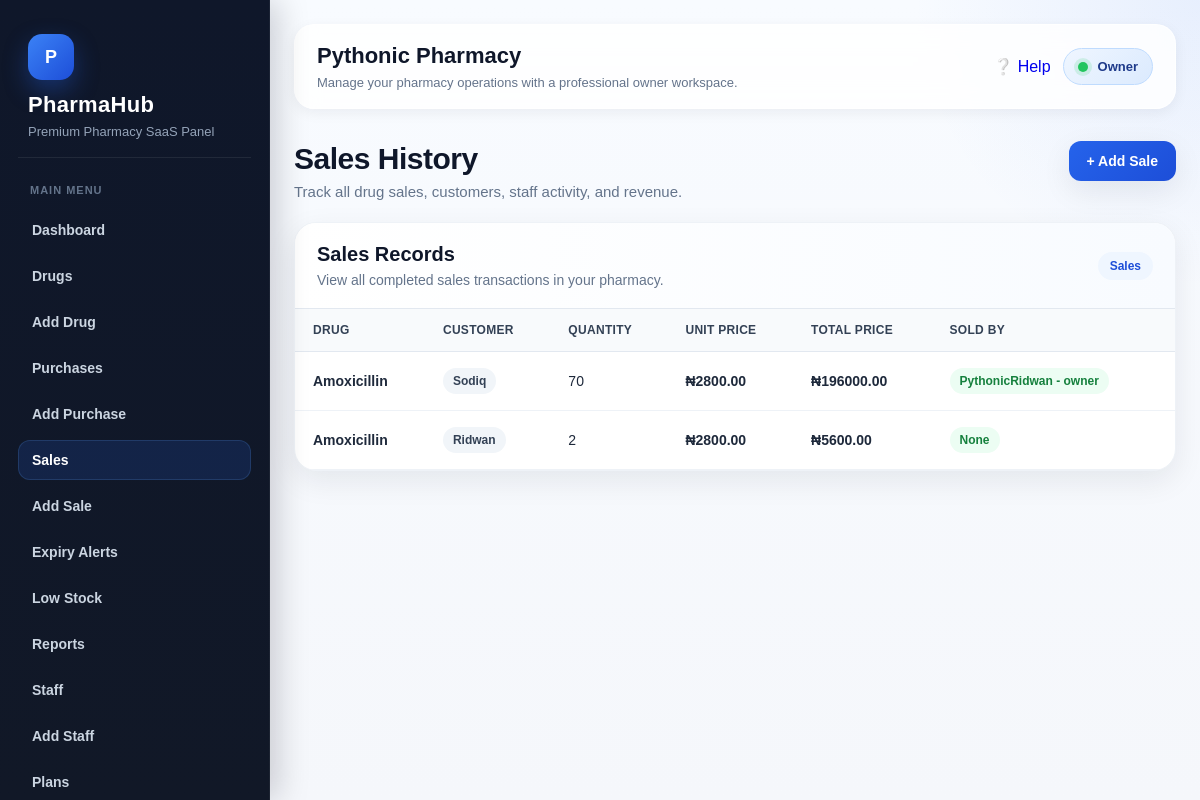
Before: /sales/ (signed in) with the older database file.
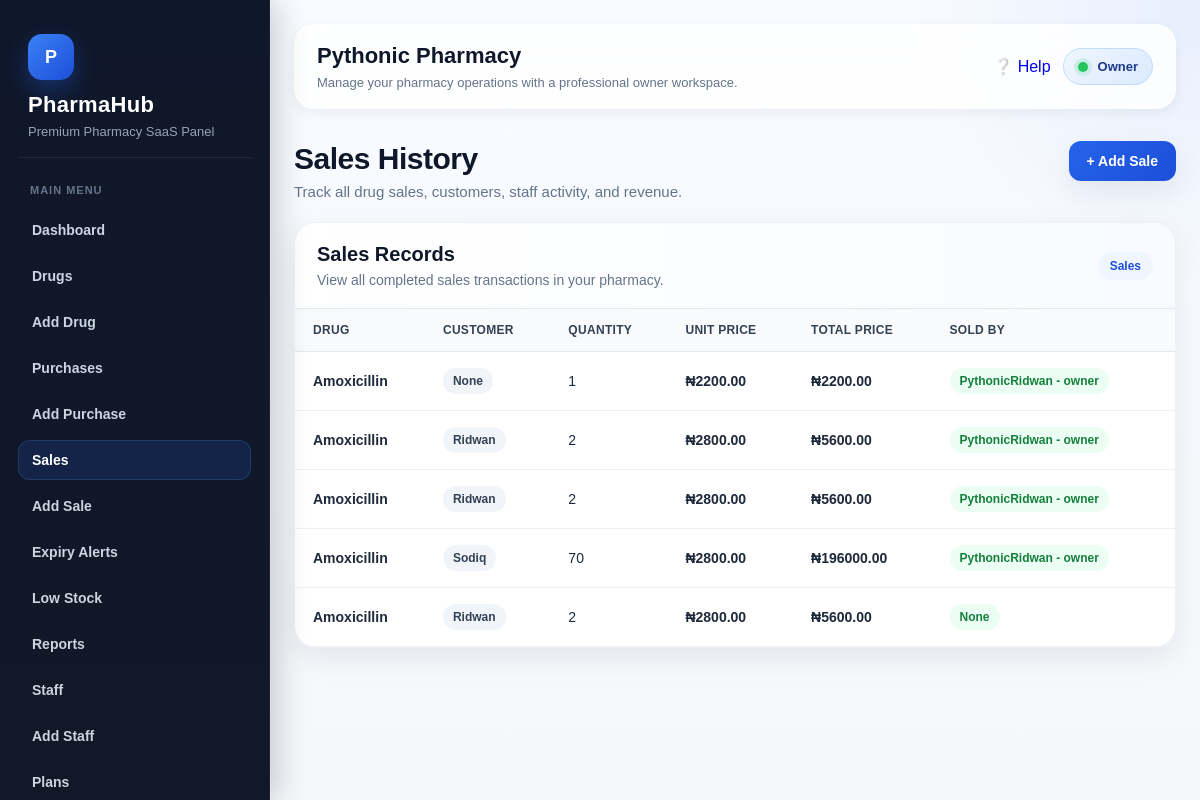
After: the same page with the newer database file.
### accounts/models.py (models this page shows, shortened)
class User(AbstractUser):
    ROLE_CHOICES = (
        ('owner', 'Owner'),
        ('admin', 'Admin'),
        ('pharmacist', 'Pharmacist'),
        ('cashier', 'Cashier'),
        ('staff', 'Staff'),
    )
    pharmacy = models.ForeignKey(
        Pharmacy,
        on_delete=models.CASCADE,
        related_name='users',
        null=True,
        blank=True
    )
    role = models.CharField(max_length=20, choices=ROLE_CHOICES, default='staff')
    def __str__(self):
        return f"{self.username} - {self.role}"

### pharmacies/models.py (models this page shows, shortened)
class Pharmacy(models.Model):
    name = models.CharField(max_length=255)
    email = models.EmailField(unique=True)
    phone = models.CharField(max_length=20, blank=True, null=True)
    address = models.TextField(blank=True, null=True)
    is_active = models.BooleanField(default=True)
    is_suspended_by_owner = models.BooleanField(default=False)
    suspension_reason = models.CharField(max_length=255, blank=True, null=True)
    created_at = models.DateTimeField(auto_now_add=True)
    class Meta:
        ordering = ['name']

### sales/models.py (models this page shows, shortened)
class Sale(models.Model):
    pharmacy = models.ForeignKey(
        Pharmacy,
        on_delete=models.CASCADE,
        related_name='sales'
    )
    drug = models.ForeignKey(
        Drug,
        on_delete=models.CASCADE,
        related_name='sales'
    )
    sold_by = models.ForeignKey(
        settings.AUTH_USER_MODEL,
        on_delete=models.SET_NULL,
        null=True,
        blank=True
    )
    customer_name = models.CharField(max_length=255, blank=True, null=True)
    quantity = models.PositiveIntegerField()
    unit_price = models.DecimalField(max_digits=12, decimal_places=2)
    total_price = models.DecimalField(max_digits=12, decimal_places=2, blank=True, null=True)
    note = models.TextField(blank=True, null=True)
    date = models.DateTimeField(auto_now_add=True)
    class Meta:
        ordering = ['-date']

### drugs/models.py (models this page shows, shortened)
class Drug(models.Model):
    pharmacy = models.ForeignKey(
        Pharmacy,
        on_delete=models.CASCADE,
        related_name='drugs'
    )
    drug_name = models.CharField(max_length=255)
    category = models.CharField(max_length=100, blank=True, null=True)
    batch_number = models.CharField(max_length=100, blank=True, null=True)
    quantity = models.PositiveIntegerField(default=0)
    unit_price = models.DecimalField(max_digits=12, decimal_places=2, default=0.00)
    expiry_date = models.DateField()
    manufacturer = models.CharField(max_length=255, blank=True, null=True)
    created_at = models.DateTimeField(auto_now_add=True)
    class Meta:
        ordering = ['drug_name']

### subscriptions/decorators.py (the view)
    def wrapper(request, *args, **kwargs):
        user = request.user
        if not hasattr(user, 'pharmacy') or user.pharmacy is None:
            messages.error(request, "You are not assigned to any pharmacy.")
            return redirect('dashboard')
        subscription = Subscription.objects.filter(
            pharmacy=user.pharmacy,
            is_current=True
        ).first()
        if subscription is None:
            messages.error(request, "No subscription found. Please choose a plan.")
            return redirect('plan_list')
        today = timezone.now().date()
        if subscription.status in ['trial', 'active']:
            if not subscription.end_date or subscription.end_date >= today:
                return view_func(request, *args, **kwargs)
        messages.error(request, "Your subscription is inactive or expired. Please renew to continue.")
        return redirect('plan_list')

### sales/views.py (called while the page is built)
@login_required
@subscription_required
@pharmacy_active_required
def sale_list(request):
    if not hasattr(request.user, 'pharmacy') or request.user.pharmacy is None:
        messages.error(request, "You are not assigned to any pharmacy.")
        return redirect('dashboard')
    sales = Sale.objects.filter(
        pharmacy=request.user.pharmacy
    ).select_related('drug', 'sold_by')
    return render(request, 'sales/sale_list.html', {'sales': sales})

### templates/sales/sale_list.html (shortened to what this page needs)
{% extends 'base.html' %}
{% block content %}
<div class="page-shell">
    <div class="page-header">
        <div>
            <h2>Sales History</h2>
            <p>Track all drug sales, customers, staff activity, and revenue.</p>
        </div>
        <a href="{% url 'add_sale' %}" class="btn-main">+ Add Sale</a>
    </div>
    <div class="table-card">
        <div class="table-card-header">
            <div>
                <h3>Sales Records</h3>
                <p>View all completed sales transactions in your pharmacy.</p>
            </div>
            <span class="section-pill">Sales</span>
        </div>
        <div class="table-wrap">
            <table class="premium-table">
                <thead>
                    <tr>
                        <th>Drug</th>
                        <th>Customer</th>
                        <th>Quantity</th>
                        <th>Unit Price</th>
                        <th>Total Price</th>
                        <th>Sold By</th>
                        <th>Date</th>
                    </tr>
                </thead>
                <tbody>
                    {% for sale in sales %}
                    <tr>
                        <td class="drug-name">{{ sale.drug.drug_name }}</td>
                        <td><span class="customer-badge">{{ sale.customer_name }}</span></td>
                        <td>{{ sale.quantity }}</td>
                        <td class="amount">₦{{ sale.unit_price }}</td>
                        <td class="amount">₦{{ sale.total_price }}</td>
                        <td><span class="staff-badge">{{ sale.sold_by }}</span></td>
                        <td>{{ sale.date }}</td>
                    </tr>
                    {% empty %}
                    <tr>
                        <td colspan="7" class="empty-state">No sales recorded.</td>
                    </tr>
                    {% endfor %}
                </tbody>
            </table>
        </div>
    </div>
</div>
{% endblock %}

### templates/base.html (shortened to what this page needs)
<!DOCTYPE html>
<html lang="en">
<head>
</head>
<body>
{% if user.is_authenticated %}
    <div class="layout">
        <aside class="sidebar">
            <div class="brand-box">
                <div class="brand-logo">P</div>
                <h1 class="brand-title">PharmaHub</h1>
                <p class="brand-subtitle">Premium Pharmacy SaaS Panel</p>
            </div>
            <div class="nav-section">
                <div class="nav-label">Main Menu</div>
                {% if user.role == 'owner' or user.role == 'staff' or user.role == 'cashier' or user.role == 'pharmacist' %}
                    <a href="{% url 'dashboard' %}">Dashboard</a>
                    <a href="{% url 'drug_list' %}">Drugs</a>
                {% endif %}
                {% if user.role == 'owner' %}
                    <a href="{% url 'add_drug' %}">Add Drug</a>
                    <a href="{% url 'purchase_list' %}">Purchases</a>
                    <a href="{% url 'add_purchase' %}">Add Purchase</a>
                    <a href="{% url 'sale_list' %}">Sales</a>
                    <a href="{% url 'add_sale' %}">Add Sale</a>
                    <a href="{% url 'expiry_alerts' %}">Expiry Alerts</a>
                    <a href="{% url 'low_stock' %}">Low Stock</a>
                    <a href="{% url 'report_home' %}">Reports</a>
                    <a href="{% url 'staff_list' %}">Staff</a>
                    <a href="{% url 'add_staff' %}">Add Staff</a>
                    <a href="{% url 'plan_list' %}">Plans</a>
                {% elif user.role == 'cashier' or user.role == 'pharmacist' or user.role == 'staff' %}
                    <a href="{% url 'sale_list' %}">Sales</a>
                    <a href="{% url 'add_sale' %}">Add Sale</a>
                    <a href="{% url 'purchase_list' %}">Purchases</a>
                    <a href="{% url 'add_purchase' %}">Add Purchase</a>
                {% endif %}
            </div>
        </aside>
        <main class="main">
            <div class="topbar">
                <div class="topbar-content">
                    <div class="topbar-left">
                        <h2>
                            {% if user.pharmacy %}
                                {{ user.pharmacy.name }}
                            {% else %}
                                Dashboard
                            {% endif %}
                        </h2>
                        <p>Manage your pharmacy operations with a professional owner workspace.</p>
                    </div>
                    <div class="topbar-right">
                        {% url 'help' as help_url %}
                        <a href="{{ help_url }}" class="topbar-help-btn {% if request.path == help_url %}active{% endif %}">
                            <span>❔</span>
                            <span>Help</span>
                        </a>
                        <div class="user-badge">
                            <span class="dot"></span>
                            {{ user.role|title }}
                        </div>
                    </div>
                </div>
            </div>
            {% block content %}{% endblock %}
        </main>
    </div>
{% endif %}
</body>
</html>

### templates/base.html (style rules this page uses)
:root { --bg: #f5f7fb; --surface: #ffffff; --surface-2: #f8fafc; --border: #e5e7eb; --text: #0f172a; --muted: #64748b; --primary: #2563eb; --primary-dark: #1d4ed8; --success-bg: #dcfce7; --success-text: #166534; --error-bg: #fee2e2; --error-text: #991b1b; --warning: #ea580c; --danger: #dc2626; --sidebar-top: #0f172a; --sidebar-bottom: #111827; --sidebar-text: #cbd5e1; --sidebar-active-bg: rgba(37, 99, 235, 0.16); --sidebar-active-text: #ffffff; --shadow-sm: 0 4px 14px rgba(15, 23, 42, 0.06); --shadow-md: 0 10px 30px rgba(15, 23, 42, 0.08); --shadow-lg: 0 20px 45px rgba(15, 23, 42, 0.12); --radius-sm: 10px; --radius-md: 16px; --radius-lg: 22px; --transition: all 0.25s ease; }
* { box-sizing: border-box; }
html { scroll-behavior: smooth; }
body { margin: 0; font-family: Arial, sans-serif; background: radial-gradient(circle at top right, rgba(37, 99, 235, 0.08), transparent 20%), linear-gradient(180deg, #f8fbff 0%, var(--bg) 100%); color: var(--text); min-height: 100vh; overflow-x: hidden; }
a { text-decoration: none; }
.layout { display: flex; min-height: 100vh; }
.sidebar { width: 270px; background: linear-gradient(180deg, var(--sidebar-top) 0%, var(--sidebar-bottom) 100%); color: white; padding: 24px 18px; position: fixed; top: 0; left: 0; height: 100vh; overflow-y: auto; transition: var(--transition); z-index: 1000; border-right: 1px solid rgba(255,255,255,0.05); box-shadow: 8px 0 30px rgba(2, 6, 23, 0.18); }
.brand-box { padding: 10px 10px 18px; margin-bottom: 18px; border-bottom: 1px solid rgba(255,255,255,0.08); }
.brand-logo { display: inline-flex; align-items: center; justify-content: center; width: 46px; height: 46px; border-radius: 14px; background: linear-gradient(135deg, #3b82f6, #1d4ed8); color: #fff; font-weight: 700; font-size: 18px; box-shadow: 0 10px 25px rgba(37, 99, 235, 0.35); margin-bottom: 12px; }
.brand-title { margin: 0; font-size: 22px; color: #ffffff; letter-spacing: 0.3px; }
.brand-subtitle { margin: 6px 0 0; font-size: 13px; color: #94a3b8; }
.nav-section { margin-bottom: 18px; }
.nav-label { font-size: 11px; font-weight: 700; text-transform: uppercase; letter-spacing: 1px; color: #64748b; padding: 8px 12px; margin-bottom: 6px; }
.sidebar a { display: flex; align-items: center; gap: 10px; color: var(--sidebar-text); padding: 12px 14px; margin-bottom: 6px; border-radius: 12px; font-size: 14px; font-weight: 600; transition: var(--transition); }
.sidebar a.active-link { background: var(--sidebar-active-bg); color: var(--sidebar-active-text); box-shadow: inset 0 0 0 1px rgba(96, 165, 250, 0.18); }
.main { margin-left: 270px; width: calc(100% - 270px); min-height: 100vh; padding: 24px; transition: var(--transition); }
.topbar { background: rgba(255,255,255,0.82); backdrop-filter: blur(12px); border: 1px solid rgba(255,255,255,0.7); padding: 18px 22px; border-radius: 20px; margin-bottom: 24px; position: sticky; top: 14px; z-index: 30; box-shadow: var(--shadow-sm); }
.topbar-content { display: flex; align-items: center; justify-content: space-between; gap: 14px; flex-wrap: wrap; }
.topbar-left h2 { margin: 0; font-size: 22px; color: var(--text); }
.topbar-left p { margin: 6px 0 0; color: var(--muted); font-size: 13px; }
.topbar-right { display: flex; align-items: center; gap: 12px; flex-wrap: wrap; }
.user-badge { display: inline-flex; align-items: center; gap: 10px; background: linear-gradient(135deg, #eff6ff, #dbeafe); color: #1e3a8a; padding: 10px 14px; border-radius: 999px; font-size: 13px; font-weight: 700; border: 1px solid #bfdbfe; }
.dot { width: 10px; height: 10px; border-radius: 50%; background: #22c55e; box-shadow: 0 0 0 4px rgba(34, 197, 94, 0.15); }
.page-header { margin-bottom: 22px; }
.page-header h2 { margin: 0 0 8px; font-size: 30px; line-height: 1.2; }
.page-header p { margin: 0; color: var(--muted); font-size: 14px; }
table { width: 100%; border-collapse: collapse; min-width: 700px; }
table th, table td { padding: 14px 12px; border-bottom: 1px solid #eef2f7; text-align: left; font-size: 14px; }
table th { color: #334155; font-size: 13px; text-transform: uppercase; letter-spacing: 0.4px; background: #f8fafc; }

Changed rows visible on the page:
added Sale: drug.drug_name "Amoxicillin", customer_name "None", quantity "1", unit_price "2200.00", total_price "2200.00", sold_by "PythonicRidwan - owner"
added Sale: drug.drug_name "Amoxicillin", customer_name "Ridwan", quantity "2", unit_price "2800.00", total_price "5600.00", sold_by "PythonicRidwan - owner"
added Sale: drug.drug_name "Amoxicillin", customer_name "Ridwan", quantity "2", unit_price "2800.00", total_price "5600.00", sold_by "PythonicRidwan - owner"
